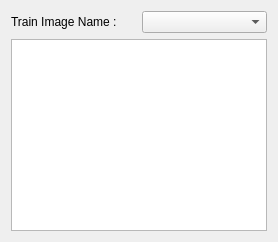
      <widget class="QWidget" name="tabWidget_4Page2">
       <attribute name="title">
        <string>Table</string>
       </attribute>
       <layout class="QGridLayout" name="viewTableGridLayoutTab">
        <item row="0" column="0">
         <layout class="QGridLayout" name="viewTableGridSubLayoutTab">
          <item row="0" column="0">
           <widget class="QLabel" name="viewTableImageNameLabel">
            <property name="text">
             <string>Train Image Name :</string>
            </property>
           </widget>
          </item>
          <item row="0" column="1">
           <widget class="QComboBox" name="viewTableImageNameText">
            <property name="cursor">
             <cursorShape>PointingHandCursor</cursorShape>
            </property>
           </widget>
          </item>
         </layout>
        </item>
        <item row="1" column="0">
         <widget class="QTableView" name="viewTable">
          <property name="autoFillBackground">
           <bool>true</bool>
          </property>
          <property name="editTriggers">
           <set>QAbstractItemView::NoEditTriggers</set>
          </property>
          <property name="showDropIndicator" stdset="0">
           <bool>true</bool>
          </property>
          <property name="showGrid">
           <bool>true</bool>
          </property>
          <property name="sortingEnabled">
           <bool>true</bool>
          </property>
          <attribute name="horizontalHeaderStretchLastSection">
           <bool>true</bool>
          </attribute>
         </widget>
        </item>
       </layout>
      </widget>
